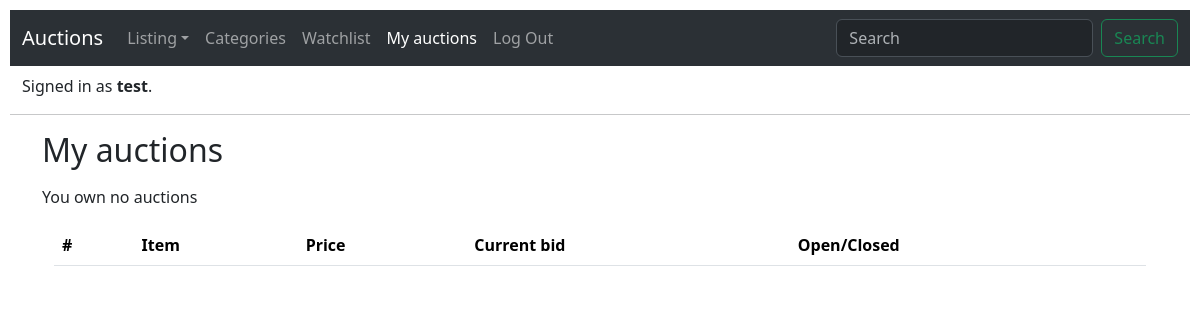
Page /myauctions (signed in) on the earlier database version.
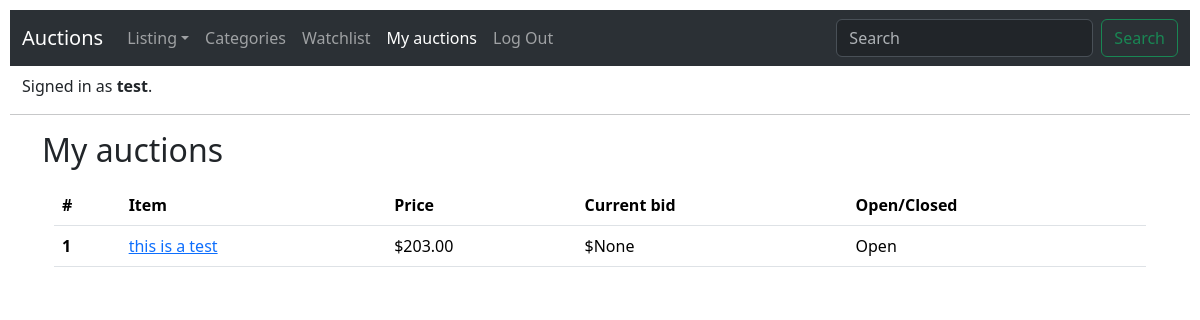
Same page on the later database version.
### auctions/models.py (models this page shows, shortened)
class Auction(models.Model):
    id = models.AutoField(primary_key=True, null=False)
    seller = models.ForeignKey(User, on_delete=models.CASCADE, related_name="sales", null=False)
    item = models.CharField(max_length=64)
    price = models.DecimalField(max_digits=10, decimal_places=2)
    proposed_price = models.DecimalField(max_digits=10, null=True, decimal_places=2)
    description = models.CharField(max_length=255)
    image = models.URLField(max_length=300, null=True, blank=True, default='https://paytmblogcdn.paytm.com/wp-content/uploads/2024/04/Blog_Generic_Difference-Between-Hallmarked-Gold-KDM-and-916-Gold.jpg')
    creation_date = models.DateTimeField(auto_now_add=True)
    category = models.ForeignKey(Category, null=True, on_delete=models.SET_NULL, related_name="sorted_auctions")
    active = models.BooleanField(default=True)
    winner = models.ForeignKey(User, on_delete=models.CASCADE, related_name="won_auctions", null=True)
    class Meta:
        ordering = ['-creation_date']

### auctions/views.py (the view)
# urls.py: path("myauctions", views.myauctions, name="myauctions")
@login_required
def myauctions(request):
    auctions = Auction.objects.filter(seller=request.user)
    return render(request, "auctions/myauctions.html", {
        "auctions": auctions
    })

### auctions/templates/auctions/myauctions.html (shortened to what this page needs)
{% extends "auctions/layout.html" %}
{% block body %}
<div class="container">
  <h2 class="mb-3">My auctions</h2>
    {% if not auctions %}
    <p class="mt-3">You own no auctions</p>
    {% endif %}
  <div class="container-fluid">
    <table class="table table-hover">
        <thead>
          <tr>
            <th scope="col">#</th>
            <th scope="col">Item</th>
            <th scope="col">Price</th>
            <th scope="col">Current bid</th>
            <th scope="col">Open/Closed</th>
          </tr>
        </thead>
        <tbody>
        {% for auction in auctions %}
        <tr>
            <th scope="row">{{ forloop.counter }}</th>
            <td><a href="{% url 'listing' auction.id %}">{{ auction.item }}</a></td>
            <td>${{ auction.price }}</td>
            <td>${{ auction.proposed_price }}</td>
            <td>{% if auction.active %}Open{% else %}Closed{% endif %}</td>
          </tr>
        {% endfor %}
        </tbody>
      </table>
  </div>
</div>
{% endblock %}

Differences in the rows shown:
added Auction: item "this is a test", price "203.00", proposed_price "None", active "Open"
Other differences:
text no longer shown: "You own no auctions"
